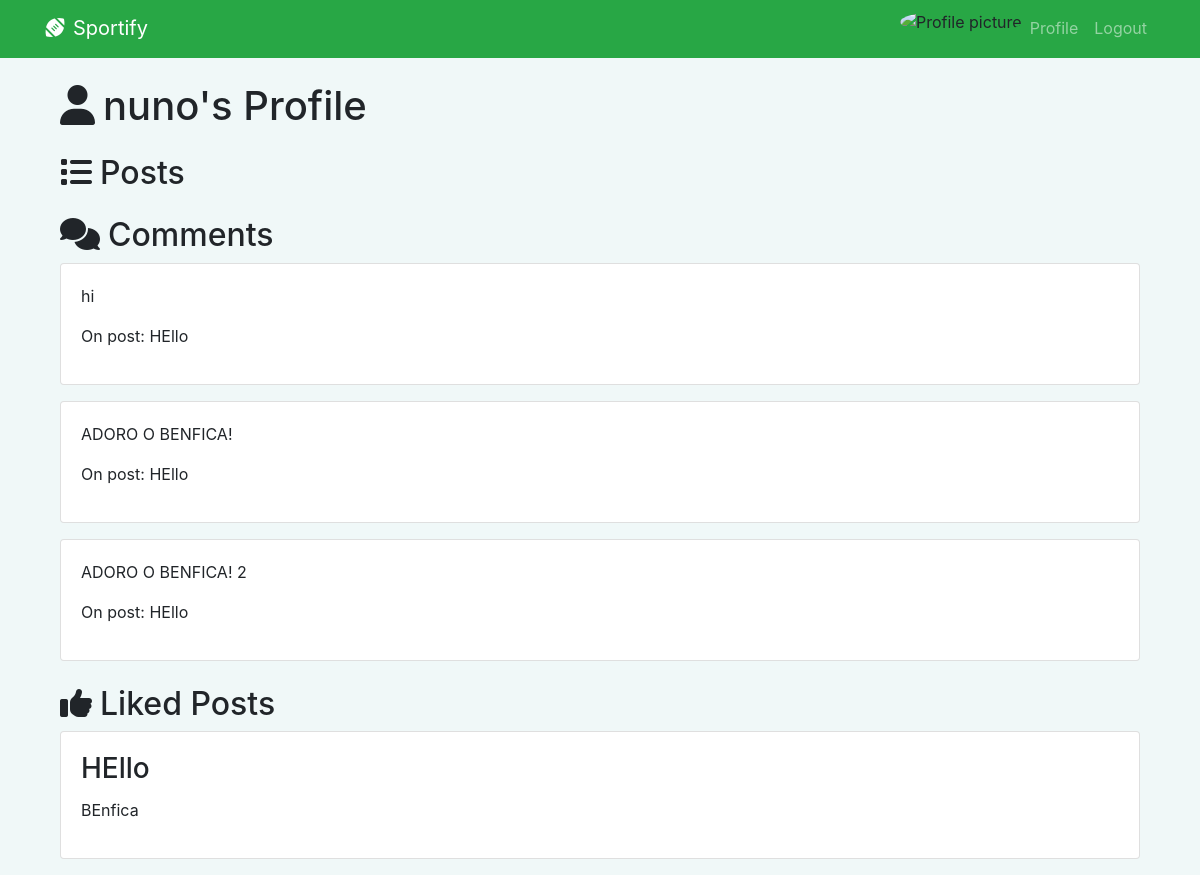
Page /profile/nuno/ (signed in) on the earlier database version.
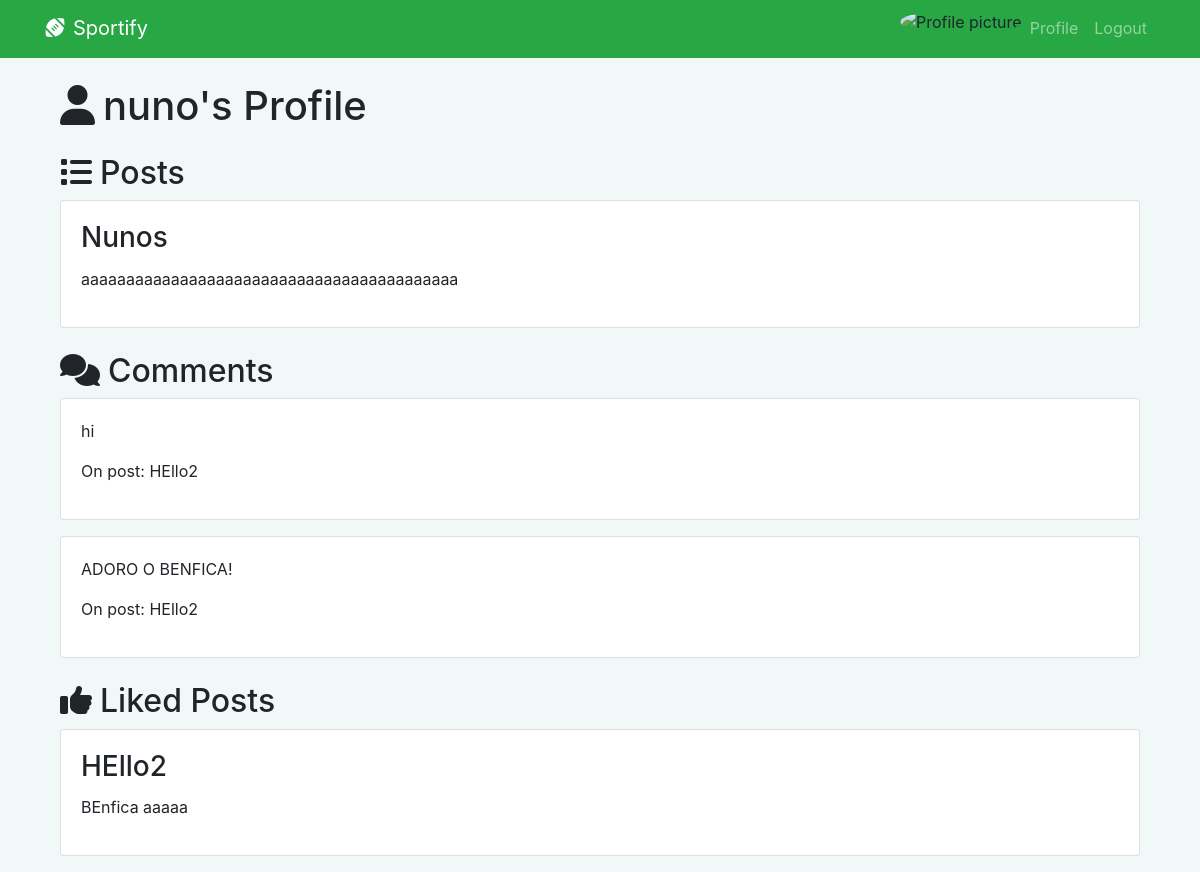
Same page on the later database version.
### blog/models.py (models this page shows, shortened)
class Comment(models.Model):
    content = models.TextField()
    pub_date = models.DateTimeField(auto_now_add=True)
    author = models.ForeignKey(User, on_delete=models.CASCADE)
    post = models.ForeignKey(Post, on_delete=models.CASCADE, related_name='comments')

class Post(models.Model):
    title = models.CharField(max_length=200)
    content = models.TextField()
    pub_date = models.DateTimeField(auto_now_add=True)
    author = models.ForeignKey(User, on_delete=models.CASCADE)
    likes = models.ManyToManyField(User, related_name='liked_posts', blank=True)
    dislikes = models.ManyToManyField(User, related_name='disliked_posts', blank=True)

### blog/views.py (the view)
# urls.py: path('profile/<str:username>/', views.user_profile, name='user_profile'),
def user_profile(request, username):
    user = get_object_or_404(User, username=username)
    user_posts = Post.objects.filter(author=user)
    user_comments = Comment.objects.filter(author=user)  # Change this line
    user_liked_posts = user.liked_posts.all()
    context = {
        'profile_user': user,
        'user_posts': user_posts,
        'user_comments': user_comments,
        'user_liked_posts': user_liked_posts,
    }
    return render(request, 'user_profile.html', context)

### blog/templates/user_profile.html
{% extends 'base.html' %}
{% block content %}
    <div class="container mt-4">
        <h1><i class="fas fa-user mr-2"></i>{{ profile_user.username }}'s Profile</h1>
        <h2 class="mt-4"><i class="fas fa-list mr-2"></i>Posts</h2>
        {% for post in user_posts %}
            <div class="card mb-3">
                <div class="card-body">
                    <h3 class="card-title">{{ post.title }}</h3>
                    <p>{{ post.content|truncatechars:100 }}</p>
                </div>
            </div>
        {% endfor %}
        <h2 class="mt-4"><i class="fas fa-comments mr-2"></i>Comments</h2>
        {% for comment in user_comments %}
            <div class="card mb-3">
                <div class="card-body">
                    <p>{{ comment.content }}</p>
                    <p>On post: {{ comment.post.title }}</p>
                </div>
            </div>
        {% endfor %}
        <h2 class="mt-4"><i class="fas fa-thumbs-up mr-2"></i>Liked Posts</h2>
        {% for post in user_liked_posts %}
            <div class="card mb-3">
                <div class="card-body">
                    <h3 class="card-title">{{ post.title }}</h3>
                    <p>{{ post.content|truncatechars:100 }}</p>
                </div>
            </div>
        {% endfor %}
    </div>
{% endblock %}

### blog/templates/base.html (shortened to what this page needs)
<!DOCTYPE html>
{% load static %}
<html>
<head>
    <link rel="stylesheet" href="https://maxcdn.bootstrapcdn.com/bootstrap/4.5.2/css/bootstrap.min.css">
    <link rel="stylesheet" href="https://cdnjs.cloudflare.com/ajax/libs/font-awesome/6.1.1/css/all.min.css">
    <link rel="stylesheet" href="{% static 'css/styles.css' %}">
</head>
<body>
    <nav class="navbar navbar-expand-lg navbar-dark bg-success">
        <div class="container">
            <a class="navbar-brand" href="{% url 'home' %}"><i class="fas fa-football-ball mr-2"></i>Sportify</a>
            <div class="collapse navbar-collapse" id="navbarNav">
                <ul class="navbar-nav ml-auto">
                    {% if request.user.is_authenticated %}
                        <li class="nav-item">
                            <img src="{% static userprofile.image.url %}" alt="Profile picture" class="profile-pic">
                        </li>
                        <li class="nav-item">
                            <a class="nav-link" href="{% url 'profile' %}">Profile</a>
                        </li>
                        <li class="nav-item">
                            <a class="nav-link" href="{% url 'logout' %}">Logout</a>
                        </li>
                    {% endif %}
                </ul>
            </div>
        </div>
    </nav>
    <div class="container">
        {% block content %}
        {% endblock %}
    </div>
</body>
</html>

### blog/static/css/styles.css (style rules this page uses)
body { background-color: #f0f8f8; }
.navbar { border-bottom: 2px solid #28a745; }
.profile-pic { border-radius: 50%; width: 30px; height: 30px; }

Differences in the rows shown:
removed Comment: content "ADORO O BENFICA! 2", post "HEllo"
added Post: title "Nunos", content "aaaaaaaaaaaaaaaaaaaaaaaaaaaaaaaaaaaaaaaaaa", shown under "Posts"
changed through a linked row, Comment "hi": post "HEllo" → "HEllo2"
changed through a linked row, Comment "ADORO O BENFICA!": post "HEllo" → "HEllo2"
changed Post: title "HEllo" → "HEllo2"; content "BEnfica" → "BEnfica aaaaa"
